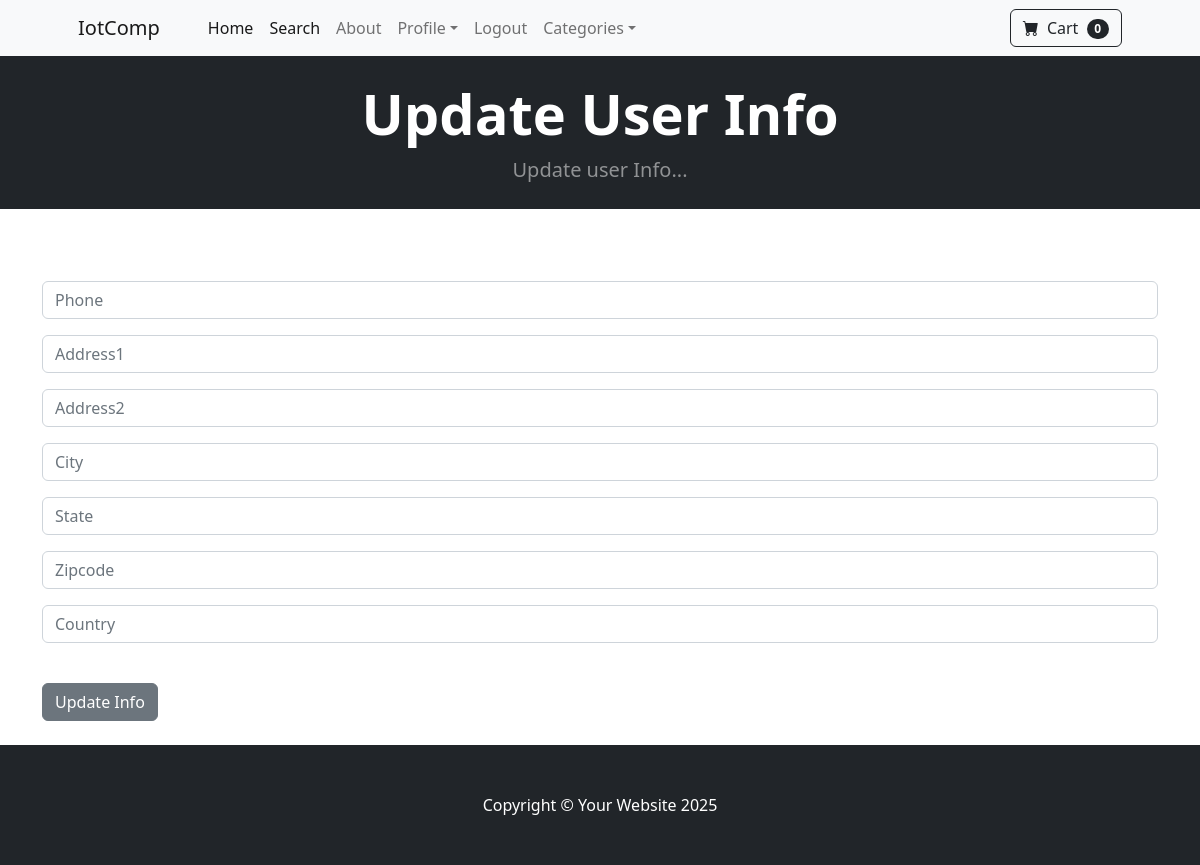
Page /update_info/ (signed in) on the earlier database version.
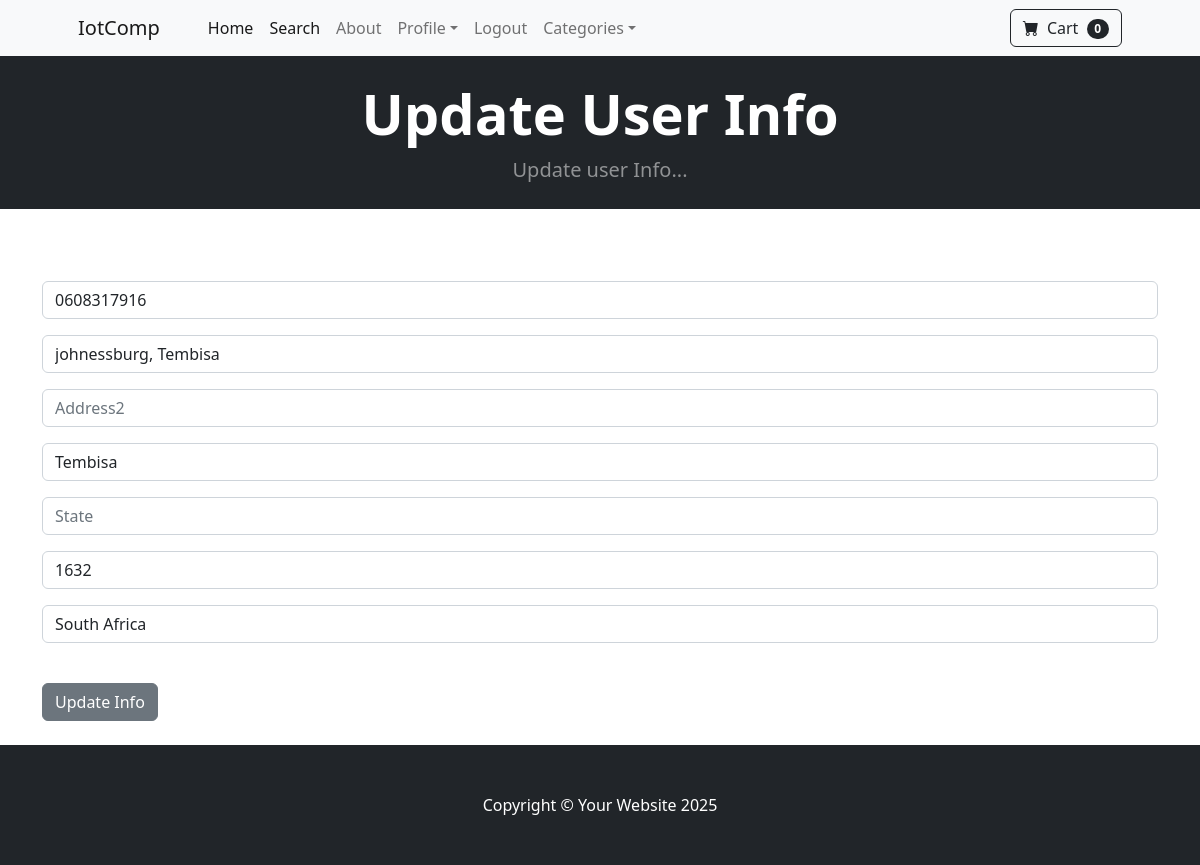
Same page on the later database version.
### store/models.py (models this page shows, shortened)
class Profile(models.Model):
    user = models.OneToOneField(User, on_delete=models.CASCADE)
    date_modified = models.DateTimeField(User, auto_now=True)
    phone = models.CharField(max_length=20, blank=True)
    address1 = models.CharField(max_length=100, blank=True)
    address2 = models.CharField(max_length=100, blank=True)
    city = models.CharField(max_length=100, blank=True)
    state = models.CharField(max_length=100, blank=True)
    zipcode = models.CharField(max_length=20, blank=True)
    country = models.CharField(max_length=100, blank=True)
    old_cart = models.CharField(max_length=200, blank=True, null=True)

### store/views.py (the view, shortened to what this page needs)
# urls.py: path('update_info/', views.update_info, name='update_info'),
def update_info(request):
    if request.user.is_authenticated:
        current_user = Profile.objects.filter(user__id=request.user.id).first()
        form = UserInfoForm(request.POST or None, instance=current_user)
        return render(request, "update_info.html", {'form': form})
    else:
        messages.success(request, "You must be logged In to Access That Page")
        return redirect('home')

### store/forms.py
class UserInfoForm(forms.ModelForm):
    phone = forms.CharField(label="", widget=forms.TextInput(attrs={'class':'form-control','placeholder':'Phone'}), required=False)
    address1 = forms.CharField(label="", widget=forms.TextInput(attrs={'class':'form-control','placeholder':'Address1'}), required=False)
    address2 = forms.CharField(label="", widget=forms.TextInput(attrs={'class':'form-control','placeholder':'Address2'}), required=False)
    city = forms.CharField(label="", widget=forms.TextInput(attrs={'class':'form-control','placeholder':'City'}), required=False)
    state = forms.CharField(label="", widget=forms.TextInput(attrs={'class':'form-control','placeholder':'State'}), required=False)
    zipcode = forms.CharField(label="", widget=forms.TextInput(attrs={'class':'form-control','placeholder':'Zipcode'}), required=False)
    country = forms.CharField(label="", widget=forms.TextInput(attrs={'class':'form-control','placeholder':'Country'}), required=False)
    class Meta:
        model = Profile
        fields = ('phone','address1', 'address2','city', 'state', 'zipcode', 'country')

### cart/cart.py (called while the page is built)
    def __len__(self):
        return len(self.cart)

### store/templates/update_info.html (shortened to what this page needs)
{% extends 'base.html' %}
{% block content %}
<header class="bg-dark py-3">
            <div class="container px-4 px-lg-5 my-2">
                <div class="text-center text-white">
                    <h1 class="display-4 fw-bolder">Update User Info</h1>
                    <p class="lead fw-normal text-white-50 mb-0">Update user Info...</p>
                </div>
            </div>
        </header>
        <div class="container">
            <div class="ml-8 row">
                    <div class="ml-8 col-md">
                        <br/>
                        <form method="POST" action="{% url 'update_info' %}">
                            <br/>
                            <br/>
                             {{ form.as_p }}
  <br/>
                                    <button type="submit" class="btn btn-secondary">Update Info</button>
                                                     <br/>
                                </form>
                        <br/>
                    </div>
            </div>
        </div>
{% endblock %}

Differences in the rows shown:
added Profile: phone "0608317916", address1 "johnessburg, Tembisa", city "Tembisa", zipcode "1632", country "South Africa"
